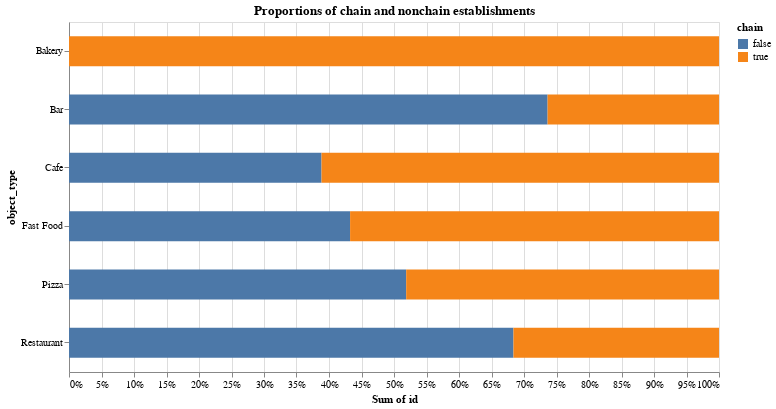

This figure's notebook cell:
### Code cell
#Plotting the grapgh with proportion
alt.Chart(grouped_by_chain).mark_bar(size=30).encode(
                                                    x=alt.X('sum(id)', 
                                                    stack='normalize'),
                                                    y='object_type', 
                                                    color ='chain').properties(
                                                             height=350, 
                                                             width=650, 
                                                             title='Proportions of chain and nonchain establishments')

### Figure 1 — Vega-Lite specification as saved in the notebook (floating-point values rounded to 4 significant figures)
{"config": {"view": {"continuousWidth": 300, "continuousHeight": 300}}, "data": {"name": "data-941cdfc81a677fb1bb165f5c6764f4ba"}, "mark": {"type": "bar", "size": 30}, "encoding": {"color": {"field": "chain", "type": "nominal"}, "x": {"aggregate": "sum", "field": "id", "stack": "normalize", "type": "quantitative"}, "y": {"field": "object_type", "type": "nominal"}}, "height": 350, "title": "Proportions of chain and nonchain establishments", "width": 650, "$schema": "https://vega.github.io/schema/vega-lite/v5.8.0.json", "datasets": {"data-941cdfc81a677fb1bb165f5c6764f4ba": [{"chain": false, "object_type": "Bar", "id": 215}, {"chain": false, "object_type": "Cafe", "id": 169}, {"chain": false, "object_type": "Fast Food", "id": 461}, {"chain": false, "object_type": "Pizza", "id": 166}, {"chain": false, "object_type": "Restaurant", "id": 4961}, {"chain": true, "object_type": "Bakery", "id": 283}, {"chain": true, "object_type": "Bar", "id": 77}, {"chain": true, "object_type": "Cafe", "id": 266}, {"chain": true, "object_type": "Fast Food", "id": 605}, {"chain": true, "object_type": "Pizza", "id": 154}, {"chain": true, "object_type": "Restaurant", "id": 2294}]}}
